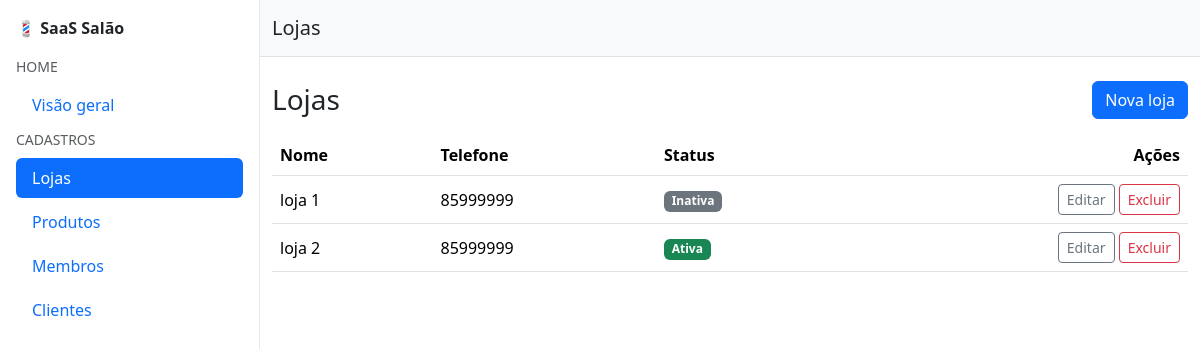
The page /cadastros/shops/ (signed in) on the database its author committed.
### cadastros/models.py (models this page shows, shortened)
class Shop(TenantOwnedModel):
    name = models.CharField(max_length=120)
    phone = models.CharField(max_length=32, blank=True)
    address = models.CharField(max_length=255, blank=True)
    is_active = models.BooleanField(default=True)
    class Meta:
        unique_together = [("owner", "name")]
        indexes = [models.Index(fields=["owner", "is_active"])]

### cadastros/views.py (the view)
# urls.py: path("shops/", views.ShopListView.as_view(), name="shop_list"),
class ShopListView(OwnerQuerysetMixin, ListView):
    model = Shop
    template_name = "cadastros/shops/list.html"
    context_object_name = "shops"
    def get(self, request, *args, **kwargs):
        response = super().get(request, *args, **kwargs)
        if is_htmx(request) and request.GET.get("fragment") == "table":
            return render(request, "cadastros/shops/_table.html", {"shops": self.object_list})
        return response

### cadastros/mixins.py (called while the page is built)
def is_htmx(request):
    return request.headers.get("HX-Request") == "true"

    def get_queryset(self):
        qs = super().get_queryset()
        return qs.filter(owner=self.request.user)

### cadastros/templates/cadastros/shops/list.html
{% extends "base.html" %}
{% block header %}Lojas{% endblock %}
{% block content %}
<div class="container py-4">
  <div class="d-flex justify-content-between align-items-center mb-3">
    <h3 class="m-0">Lojas</h3>
    <a class="btn btn-primary"
       hx-get="{% url 'cadastros:shop_create' %}"
       hx-target="#appModalContent"
       hx-swap="innerHTML">Nova loja</a>
  </div>
  <div id="shops-table">
    {% include "cadastros/shops/_table.html" %}
  </div>
</div>
{% endblock %}

### cadastros/templates/cadastros/shops/_table.html
<table class="table table-hover align-middle">
  <thead>
    <tr>
      <th>Nome</th><th>Telefone</th><th>Status</th><th class="text-end">Ações</th>
    </tr>
  </thead>
  <tbody>
    {% for s in shops %}
      <tr>
        <td>{{ s.name }}</td>
        <td>{{ s.phone }}</td>
        <td>
          {% if s.is_active %}
            <span class="badge bg-success">Ativa</span>
          {% else %}
            <span class="badge bg-secondary">Inativa</span>
          {% endif %}
        </td>
        <td class="text-end">
          <a
            class="btn btn-sm btn-outline-secondary"
            hx-get="{% url 'cadastros:shop_update' s.pk %}"
            hx-target="#appModalContent"
            hx-swap="innerHTML"
          >Editar</a>
          <a
            class="btn btn-sm btn-outline-danger"
            hx-get="{% url 'cadastros:shop_delete' s.pk %}"
            hx-target="#appModalContent"
            hx-swap="innerHTML"
          >Excluir</a>
        </td>
      </tr>
    {% empty %}
      <tr><td colspan="4" class="text-center text-muted py-4">Nenhuma loja cadastrada.</td></tr>
    {% endfor %}
  </tbody>
</table>

### templates/base.html (style rules this page uses)
html, body { height: 100%; }

### rows shown on the page
Shop: name "loja 1", phone "85999999", is_active "Inativa"
Shop: name "loja 2", phone "85999999", is_active "Ativa"
